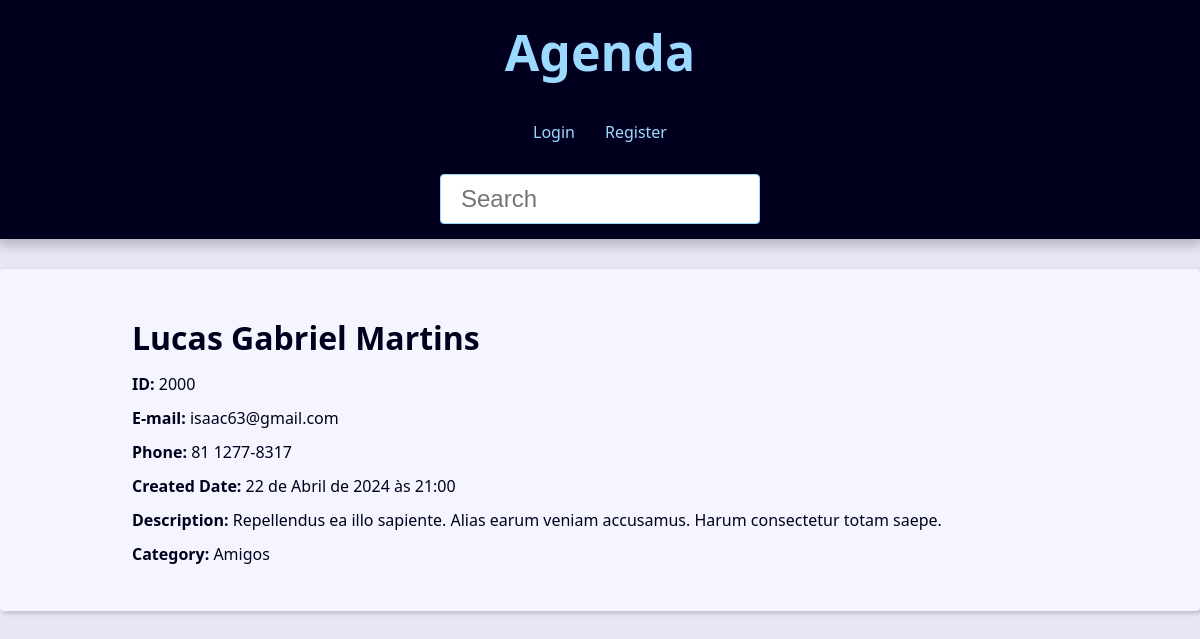
The page /contact/2000/ on the database its author committed.
### contact/models.py (models this page shows, shortened)
class Contact(models.Model):
    first_name = models.CharField(max_length=50)
    last_name = models.CharField(max_length=50, blank=True)
    phone = models.CharField(max_length=50)
    email = models.EmailField(max_length=254, blank=True)
    created_date = models.DateTimeField(default=timezone.now)
    description = models.TextField(blank=True)
    show = models.BooleanField(default=True)
    picture = models.ImageField(blank=True, upload_to='pictures/%Y/%m/')
    category = models.ForeignKey(
        Category,
        on_delete=models.SET_NULL,
        blank=True, null=True
    )
    owner = models.ForeignKey(
        User,
        on_delete=models.SET_NULL,
        blank=True, null=True
    )

class Category(models.Model):
    class Meta:
        verbose_name = 'Category'
        verbose_name_plural = 'Categories'
    name = models.CharField(max_length=50)

### contact/views/contact_views.py (the view)
# urls.py: path('contact/<int:contact_id>/', views.contact, name='contact'),
def contact(request, contact_id):
    single_contact = get_object_or_404(
        Contact, pk=contact_id, show=True
    )
    site_title = f'{single_contact.first_name} {single_contact.last_name} - '
    context = {
        'contact': single_contact,
        'site_title': site_title
    }
    return render(
        request,
        'contact/contact.html',
        context
    )

### contact/templates/contact/contact.html (shortened to what this page needs)
{% extends 'global/base.html' %}
{% block content %}
  <div class="single-contact">
    <h1 class="single-contact-name">
      {{ contact.first_name }} {{ contact.last_name }}
    </h1>
    <p><b>ID:</b> {{ contact.id }}</p>
    <p><b>E-mail:</b> {{ contact.email }}</p>
    <p><b>Phone:</b> {{ contact.phone }}</p>
    <p><b>Created Date:</b> {{ contact.created_date }}</p>
    <p><b>Description:</b> {{ contact.description }}</p>
    <p><b>Category:</b> {{ contact.category.name }}</p>
  </div>
{% endblock content %}

### base_static/global/css/style.css (style rules this page uses)
:root { --spacing: 1.5rem; --link-dark-color: rgb(0, 83, 134); --link-light-color: rgb(156, 217, 255); --clr-white: rgb(245, 245, 255); --clr-black: rgb(0, 0, 30); --clr-light-gray: rgb(230, 230, 245); --clr-dark-shadow-5: rgba(0, 0, 10, 5%); --clr-dark-shadow-10: rgba(0, 0, 10, 10%); --clr-dark-shadow-20: rgba(0, 0, 10, 20%); --clr-light-shadow-5: rgba(200, 200, 255, 5%); --clr-light-shadow-10: rgba(200, 200, 255, 10%); --clr-light-shadow-20: rgba(200, 200, 255, 20%); --main-page-width: 120rem; --table-min-width: 60rem; --biggest-font-size: 5rem; --bigger-font-size: 4rem; --big-font-size: 3.2rem; --medium-font-size: 2.4rem; --small-font-size: 1.6rem; --smaller-font-size: 1.4rem; --smallest-font-size: 1.2rem; --transition-fast: 300ms; --transition-medium: 600ms; --transition-slow: 1s; --default-border-radius: 4px; }
*, *::before, *::after { margin: 0; padding: 0; box-sizing: border-box; }
html { font-size: 62.5%; }
body { font-family: system-ui, -apple-system, BlinkMacSystemFont, 'Segoe UI', Roboto, Oxygen, Ubuntu, Cantarell, 'Open Sans', 'Helvetica Neue', sans-serif; line-height: 1.5; font-size: var(--small-font-size); color: var(--clr-black); -webkit-font-smoothing: antialiased; background: var(--clr-light-gray); }
@media (min-width: 600px) { .single-contact { max-width: 80%; margin: calc(var(--spacing) * 2) auto; } }
.single-contact h1 { margin: 1rem 0; }
.single-contact p { margin: 1rem 0; }

### rows shown on the page
Contact: first_name "Lucas", last_name "Gabriel Martins", id "2000", email "isaac63@gmail.com", phone "81 1277-8317", created_date "22 de Abril de 2024 às 21:00", description "Repellendus ea illo sapiente. Alias earum veniam accusamus. Harum consectetur totam saepe.", category.name "Amigos"
